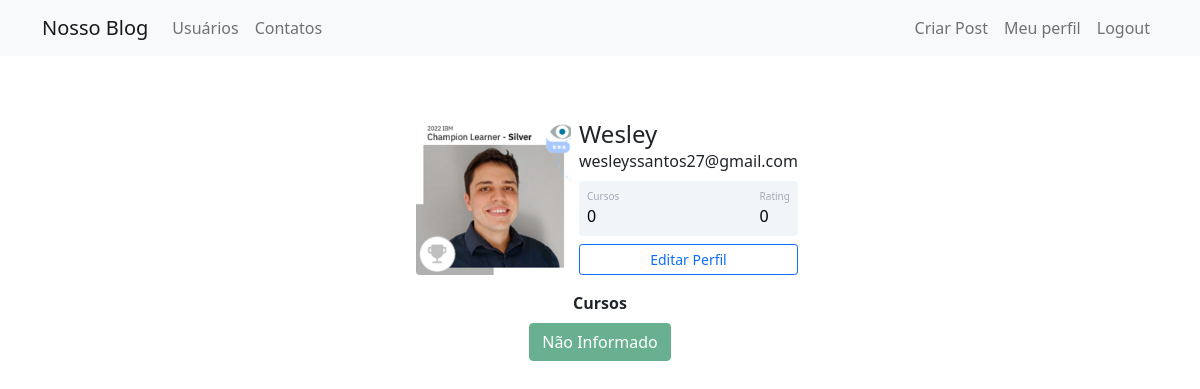
The page /perfil (signed in) on the database as committed earlier.
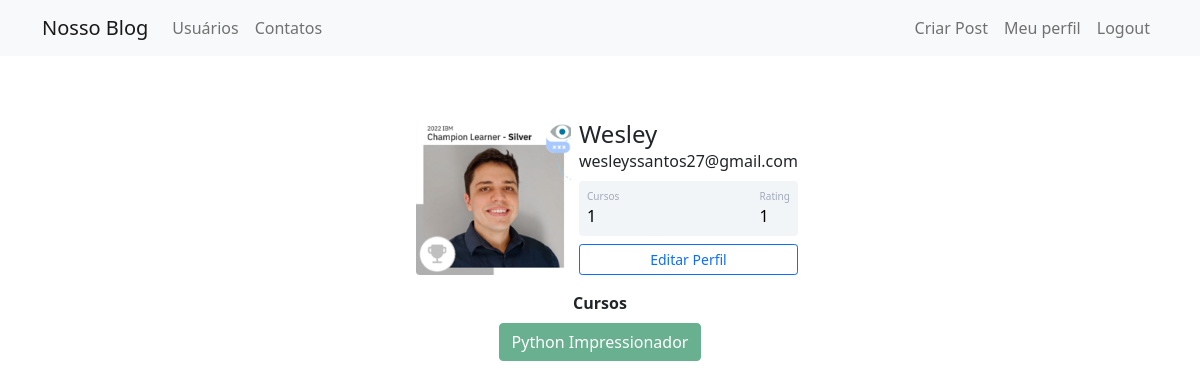
The same page on the database as committed later.
### comunidadeimpressionadora/models.py (models this page shows)
class Usuario(database.Model, UserMixin):
    id = database.Column(database.Integer, primary_key=True)
    username = database.Column(database.String, nullable=False)
    email = database.Column(database.String, nullable=False, unique=True)
    senha = database.Column(database.String, nullable=False)
    foto_perfil = database.Column(database.String, default='default.jpg')
    post = database.relationship('Post', backref='autor', lazy=True)
    cursos = database.Column(database.String, nullable=False, default='Não Informado')
    def contar_posts(self):
        return len(self.post)

### comunidadeimpressionadora/routes.py (the view)
@app.route('/perfil')
@login_required
def perfil():
    foto_perfil = url_for('static', filename='profile_images/{}'.format(current_user.foto_perfil))
    return render_template('perfil.html', foto_perfil=foto_perfil)

### comunidadeimpressionadora/models.py (called while the page is built)
@login_manager.user_loader
def load_usuario(id_usuario):
    return Usuario.query.get(int(id_usuario))

### comunidadeimpressionadora/templates/perfil.html (shortened to what this page needs)
{% extends 'base.html' %}
{% block body %}
<div class="container mt-5 d-flex justify-content-center">
    <div class="card p-3">
        <div class="d-flex align-items-center">
            <div class="image pe-2">
            <img src="{{ foto_perfil }}" class="rounded" width="155" >
            </div>
            <div class="ml-3 w-100">
                <h4 class="mb-0 mt-0">{{ current_user.username }}</h4>
                <span>{{ current_user.email }}</span>
                <div class="p-2 mt-2 bg-primary d-flex justify-content-between rounded text-white stats">
                    {% if 'Não Informado' in current_user.cursos or current_user.cursos == '' %}
                    <div class="d-flex flex-column">
                        <span class="articles">Cursos</span>
                        <span class="number1">0</span>
                    </div>
                    {% else %}
                    <div class="d-flex flex-column">
                        <span class="articles">Cursos</span>
                        <span class="number1">{{ current_user.cursos.count(';') + 1}}</span>
                    </div>
                    {% endif %}
                    <div class="d-flex flex-column">
                        <span class="rating">Rating</span>
                        <span class="number3">{{ current_user.contar_posts() }}</span>
                    </div>
                </div>
                <div class="button mt-2 d-flex flex-row align-items-center">
                    <a class="w-100" href="{{ url_for('editarperfil') }}"><button class="btn btn-sm btn-outline-primary w-100">Editar Perfil</button></a>
                </div>
            </div>
        </div>
    </div>
</div>
<div class="row justify-content-center">
    <div class="col col-4" style="text-align: center">
        <strong>Cursos</strong><br>
        {% if current_user.cursos %}
            {% for curso in current_user.cursos.split(';') %}
            <button type="button" class="btn btn-success mt-2" disabled>{{ curso }}</button>
            {% endfor %}
        {% else %}
            <p> Nenhum curso cadastrado </p>
        {% endif %}
    </div>
</div>
{% endblock %}

Rows that differ between the two databases and show on the page:
changed Usuario "Wesley": cursos (not shown) → "1"; cursos "Não Informado" → "Python Impressionador"
Other text that changed with them:
{{ current_user.contar_posts() }}: "0" → "1"
text no longer shown: "0"
